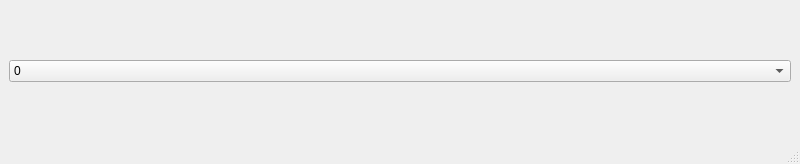
<?xml version="1.0" encoding="UTF-8"?>
<ui version="4.0">
 <class>MainWindow</class>
 <widget class="QMainWindow" name="MainWindow">
  <property name="geometry">
   <rect>
    <x>0</x>
    <y>0</y>
    <width>800</width>
    <height>164</height>
   </rect>
  </property>
  <property name="windowTitle">
   <string>MainWindow</string>
  </property>
  <widget class="QWidget" name="centralwidget">
   <layout class="QVBoxLayout" name="verticalLayout">
    <item>
     <widget class="QComboBox" name="comboBox_2">
      <item>
       <property name="text">
        <string>0</string>
       </property>
      </item>
      <item>
       <property name="text">
        <string>1</string>
       </property>
      </item>
      <item>
       <property name="text">
        <string>2</string>
       </property>
      </item>
      <item>
       <property name="text">
        <string>3</string>
       </property>
      </item>
      <item>
       <property name="text">
        <string>4</string>
       </property>
      </item>
     </widget>
    </item>
   </layout>
  </widget>
  <widget class="QMenuBar" name="menubar">
   <property name="geometry">
    <rect>
     <x>0</x>
     <y>0</y>
     <width>800</width>
     <height>17</height>
    </rect>
   </property>
  </widget>
  <widget class="QStatusBar" name="statusbar"/>
 </widget>
 <resources/>
 <connections/>
</ui>
